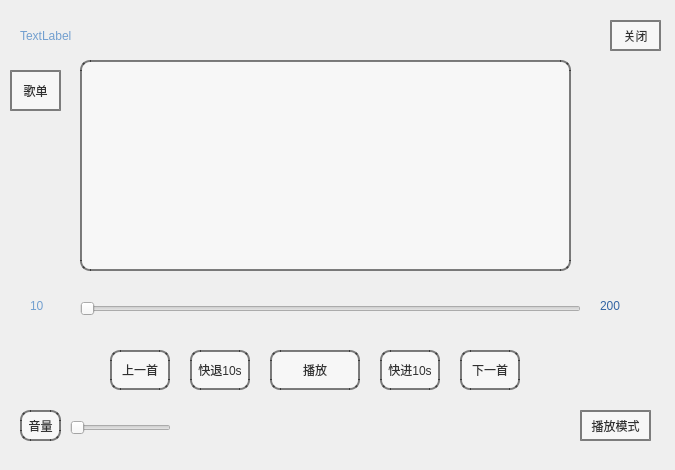
<?xml version="1.0" encoding="UTF-8"?>
<ui version="4.0">
 <class>musicplayerDialog</class>
 <widget class="QDialog" name="musicplayerDialog">
  <property name="geometry">
   <rect>
    <x>0</x>
    <y>0</y>
    <width>675</width>
    <height>470</height>
   </rect>
  </property>
  <property name="windowTitle">
   <string>Dialog</string>
  </property>
  <property name="styleSheet">
   <string notr="true">#musicplayerDialog{
	border-image: url(:/image/picture/10.webp);
}</string>
  </property>
  <widget class="QPushButton" name="btn_close">
   <property name="geometry">
    <rect>
     <x>610</x>
     <y>20</y>
     <width>51</width>
     <height>31</height>
    </rect>
   </property>
   <property name="minimumSize">
    <size>
     <width>0</width>
     <height>0</height>
    </size>
   </property>
   <property name="styleSheet">
    <string notr="true">QPushButton{
	border-image: transparent;
	background-color: rgba(255,255,255,0.5);
	border: 2px solid rgba(0,0,0,0.5);	
	color: rgba(0,0,0,0.8);
	border-radius: 25px;
}

QPushButton:pressed{
	border-image: transparent;
	background-color: rgba(255,0,0,0.7);
	border: 2px solid rgba(0,0,0,0.7);
	color: rgba(0,0,0,0.9);
}</string>
   </property>
   <property name="text">
    <string>关闭</string>
   </property>
   <property name="autoDefault">
    <bool>false</bool>
   </property>
   <property name="default">
    <bool>false</bool>
   </property>
   <property name="flat">
    <bool>false</bool>
   </property>
  </widget>
  <widget class="QPushButton" name="btn_play">
   <property name="geometry">
    <rect>
     <x>270</x>
     <y>350</y>
     <width>90</width>
     <height>40</height>
    </rect>
   </property>
   <property name="minimumSize">
    <size>
     <width>0</width>
     <height>0</height>
    </size>
   </property>
   <property name="styleSheet">
    <string notr="true">QPushButton{
	border-image: transparent;
	background-color: rgba(255,255,255,0.5);
	border: 2px solid rgba(0,0,0,0.5);	
	color: rgba(0,0,0,0.8);
	border-radius: 10px;
}

QPushButton:pressed{
	border-image: transparent;
	background-color: rgba(255,0,0,0.7);
	border: 2px solid rgba(0,0,0,0.7);
	color: rgba(0,0,0,0.9);
}</string>
   </property>
   <property name="text">
    <string>播放</string>
   </property>
   <property name="autoDefault">
    <bool>false</bool>
   </property>
   <property name="default">
    <bool>false</bool>
   </property>
   <property name="flat">
    <bool>false</bool>
   </property>
  </widget>
  <widget class="QPushButton" name="btn_next">
   <property name="geometry">
    <rect>
     <x>460</x>
     <y>350</y>
     <width>60</width>
     <height>40</height>
    </rect>
   </property>
   <property name="minimumSize">
    <size>
     <width>0</width>
     <height>0</height>
    </size>
   </property>
   <property name="styleSheet">
    <string notr="true">QPushButton{
	border-image: transparent;
	background-color: rgba(255,255,255,0.5);
	border: 2px solid rgba(0,0,0,0.5);	
	color: rgba(0,0,0,0.8);
	border-radius: 10px;
}

QPushButton:pressed{
	border-image: transparent;
	background-color: rgba(255,0,0,0.7);
	border: 2px solid rgba(0,0,0,0.7);
	color: rgba(0,0,0,0.9);
}</string>
   </property>
   <property name="text">
    <string>下一首</string>
   </property>
   <property name="autoDefault">
    <bool>false</bool>
   </property>
   <property name="default">
    <bool>false</bool>
   </property>
   <property name="flat">
    <bool>false</bool>
   </property>
  </widget>
  <widget class="QPushButton" name="btn_last">
   <property name="geometry">
    <rect>
     <x>110</x>
     <y>350</y>
     <width>60</width>
     <height>40</height>
    </rect>
   </property>
   <property name="minimumSize">
    <size>
     <width>0</width>
     <height>0</height>
    </size>
   </property>
   <property name="styleSheet">
    <string notr="true">QPushButton{
	border-image: transparent;
	background-color: rgba(255,255,255,0.5);
	border: 2px solid rgba(0,0,0,0.5);	
	color: rgba(0,0,0,0.8);
	border-radius: 10px;
}

QPushButton:pressed{
	border-image: transparent;
	background-color: rgba(255,0,0,0.7);
	border: 2px solid rgba(0,0,0,0.7);
	color: rgba(0,0,0,0.9);
}</string>
   </property>
   <property name="text">
    <string>上一首</string>
   </property>
   <property name="autoDefault">
    <bool>false</bool>
   </property>
   <property name="default">
    <bool>false</bool>
   </property>
   <property name="flat">
    <bool>false</bool>
   </property>
  </widget>
  <widget class="QPushButton" name="btn_song">
   <property name="geometry">
    <rect>
     <x>10</x>
     <y>70</y>
     <width>51</width>
     <height>41</height>
    </rect>
   </property>
   <property name="minimumSize">
    <size>
     <width>0</width>
     <height>0</height>
    </size>
   </property>
   <property name="styleSheet">
    <string notr="true">QPushButton{
	border-image: transparent;
	background-color: rgba(255,255,255,0.5);
	border: 2px solid rgba(0,0,0,0.5);	
	color: rgba(0,0,0,0.8);
	border-radius: 25px;
}

QPushButton:pressed{
	border-image: transparent;
	background-color: rgba(255,0,0,0.7);
	border: 2px solid rgba(0,0,0,0.7);
	color: rgba(0,0,0,0.9);
}</string>
   </property>
   <property name="text">
    <string>歌单</string>
   </property>
   <property name="autoDefault">
    <bool>false</bool>
   </property>
   <property name="default">
    <bool>false</bool>
   </property>
   <property name="flat">
    <bool>false</bool>
   </property>
  </widget>
  <widget class="QPushButton" name="btn_module">
   <property name="geometry">
    <rect>
     <x>580</x>
     <y>410</y>
     <width>71</width>
     <height>31</height>
    </rect>
   </property>
   <property name="minimumSize">
    <size>
     <width>0</width>
     <height>0</height>
    </size>
   </property>
   <property name="styleSheet">
    <string notr="true">QPushButton{
	border-image: transparent;
	background-color: rgba(255,255,255,0.5);
	border: 2px solid rgba(0,0,0,0.5);	
	color: rgba(0,0,0,0.8);
	border-radius: 25px;
}

QPushButton:pressed{
	border-image: transparent;
	background-color: rgba(255,0,0,0.7);
	border: 2px solid rgba(0,0,0,0.7);
	color: rgba(0,0,0,0.9);
}</string>
   </property>
   <property name="text">
    <string>播放模式</string>
   </property>
   <property name="autoDefault">
    <bool>false</bool>
   </property>
   <property name="default">
    <bool>false</bool>
   </property>
   <property name="flat">
    <bool>false</bool>
   </property>
  </widget>
  <widget class="QSlider" name="slider_process">
   <property name="geometry">
    <rect>
     <x>80</x>
     <y>301</y>
     <width>501</width>
     <height>16</height>
    </rect>
   </property>
   <property name="maximum">
    <number>100</number>
   </property>
   <property name="sliderPosition">
    <number>0</number>
   </property>
   <property name="orientation">
    <enum>Qt::Horizontal</enum>
   </property>
  </widget>
  <widget class="QPushButton" name="btn_quick_last">
   <property name="geometry">
    <rect>
     <x>190</x>
     <y>350</y>
     <width>60</width>
     <height>40</height>
    </rect>
   </property>
   <property name="minimumSize">
    <size>
     <width>0</width>
     <height>0</height>
    </size>
   </property>
   <property name="styleSheet">
    <string notr="true">QPushButton{
	border-image: transparent;
	background-color: rgba(255,255,255,0.5);
	border: 2px solid rgba(0,0,0,0.5);	
	color: rgba(0,0,0,0.8);
	border-radius: 10px;
}

QPushButton:pressed{
	border-image: transparent;
	background-color: rgba(255,0,0,0.7);
	border: 2px solid rgba(0,0,0,0.7);
	color: rgba(0,0,0,0.9);
}</string>
   </property>
   <property name="text">
    <string>快退10s</string>
   </property>
   <property name="autoDefault">
    <bool>false</bool>
   </property>
   <property name="default">
    <bool>false</bool>
   </property>
   <property name="flat">
    <bool>false</bool>
   </property>
  </widget>
  <widget class="QPushButton" name="btn_quick_next">
   <property name="geometry">
    <rect>
     <x>380</x>
     <y>350</y>
     <width>60</width>
     <height>40</height>
    </rect>
   </property>
   <property name="minimumSize">
    <size>
     <width>0</width>
     <height>0</height>
    </size>
   </property>
   <property name="styleSheet">
    <string notr="true">QPushButton{
	border-image: transparent;
	background-color: rgba(255,255,255,0.5);
	border: 2px solid rgba(0,0,0,0.5);	
	color: rgba(0,0,0,0.8);
	border-radius: 10px;
}

QPushButton:pressed{
	border-image: transparent;
	background-color: rgba(255,0,0,0.7);
	border: 2px solid rgba(0,0,0,0.7);
	color: rgba(0,0,0,0.9);
}</string>
   </property>
   <property name="text">
    <string>快进10s</string>
   </property>
   <property name="autoDefault">
    <bool>false</bool>
   </property>
   <property name="default">
    <bool>false</bool>
   </property>
   <property name="flat">
    <bool>false</bool>
   </property>
  </widget>
  <widget class="QListWidget" name="listWidget_lrc">
   <property name="geometry">
    <rect>
     <x>80</x>
     <y>60</y>
     <width>491</width>
     <height>211</height>
    </rect>
   </property>
   <property name="styleSheet">
    <string notr="true">QListWidget{
	border-image: transparent;
	background-color: rgba(255,255,255,0.5);
	border: 2px solid rgba(0,0,0,0.5);	
	color: rgba(0,0,0,0.8);
	border-radius: 10px;
}

QListWidget:pressed{
	border-image: transparent;
	background-color: rgba(255,0,0,0.7);
	border: 2px solid rgba(0,0,0,0.7);
	color: rgba(0,0,0,0.9);
}</string>
   </property>
   <property name="verticalScrollBarPolicy">
    <enum>Qt::ScrollBarAlwaysOff</enum>
   </property>
   <property name="horizontalScrollBarPolicy">
    <enum>Qt::ScrollBarAlwaysOff</enum>
   </property>
   <property name="sizeAdjustPolicy">
    <enum>QAbstractScrollArea::AdjustIgnored</enum>
   </property>
   <property name="textElideMode">
    <enum>Qt::ElideMiddle</enum>
   </property>
  </widget>
  <widget class="QLabel" name="label_time_pos">
   <property name="geometry">
    <rect>
     <x>30</x>
     <y>290</y>
     <width>41</width>
     <height>31</height>
    </rect>
   </property>
   <property name="styleSheet">
    <string notr="true">color: rgb(114, 159, 207);</string>
   </property>
   <property name="text">
    <string>10</string>
   </property>
  </widget>
  <widget class="QLabel" name="label_time_length">
   <property name="geometry">
    <rect>
     <x>600</x>
     <y>290</y>
     <width>67</width>
     <height>31</height>
    </rect>
   </property>
   <property name="styleSheet">
    <string notr="true">color: rgb(52, 101, 164);</string>
   </property>
   <property name="text">
    <string>200</string>
   </property>
  </widget>
  <widget class="QSlider" name="slider_sound">
   <property name="geometry">
    <rect>
     <x>70</x>
     <y>420</y>
     <width>101</width>
     <height>16</height>
    </rect>
   </property>
   <property name="maximum">
    <number>100</number>
   </property>
   <property name="orientation">
    <enum>Qt::Horizontal</enum>
   </property>
  </widget>
  <widget class="QPushButton" name="btn_sound">
   <property name="geometry">
    <rect>
     <x>20</x>
     <y>410</y>
     <width>41</width>
     <height>31</height>
    </rect>
   </property>
   <property name="minimumSize">
    <size>
     <width>0</width>
     <height>0</height>
    </size>
   </property>
   <property name="styleSheet">
    <string notr="true">QPushButton{
	border-image: transparent;
	background-color: rgba(255,255,255,0.5);
	border: 2px solid rgba(0,0,0,0.5);	
	color: rgba(0,0,0,0.8);
	border-radius: 10px;
}

QPushButton:pressed{
	border-image: transparent;
	background-color: rgba(255,0,0,0.7);
	border: 2px solid rgba(0,0,0,0.7);
	color: rgba(0,0,0,0.9);
}</string>
   </property>
   <property name="text">
    <string>音量</string>
   </property>
   <property name="autoDefault">
    <bool>false</bool>
   </property>
   <property name="default">
    <bool>false</bool>
   </property>
   <property name="flat">
    <bool>false</bool>
   </property>
  </widget>
  <widget class="QLabel" name="label_time_sys">
   <property name="geometry">
    <rect>
     <x>20</x>
     <y>20</y>
     <width>221</width>
     <height>31</height>
    </rect>
   </property>
   <property name="styleSheet">
    <string notr="true">color: rgb(114, 159, 207);</string>
   </property>
   <property name="text">
    <string>TextLabel</string>
   </property>
  </widget>
 </widget>
 <resources/>
 <connections/>
</ui>
